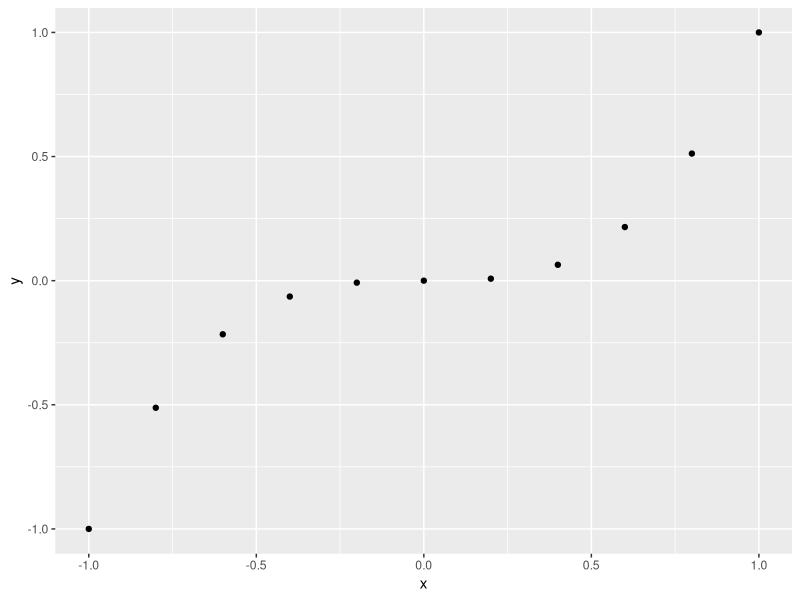
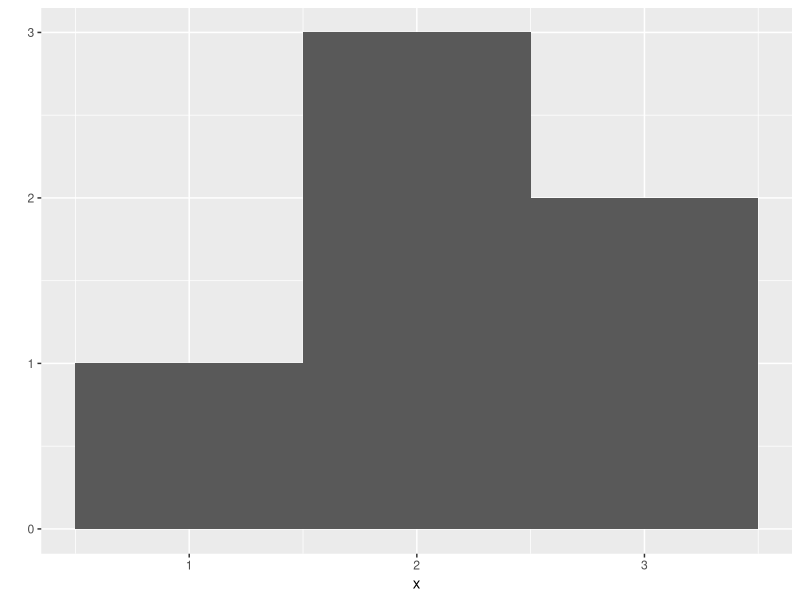
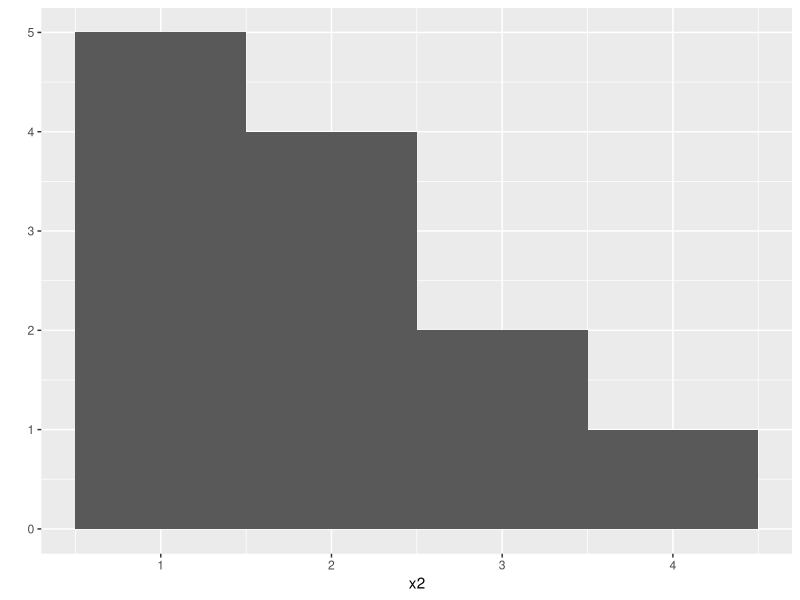
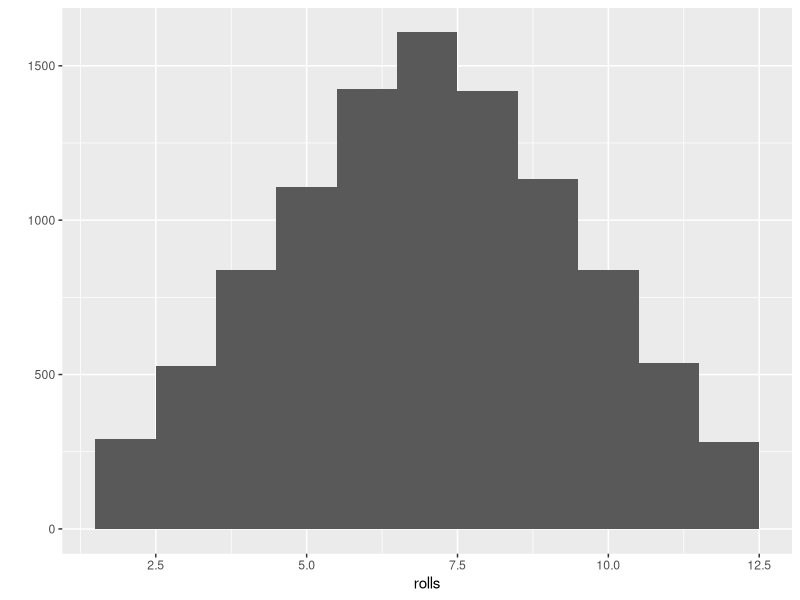
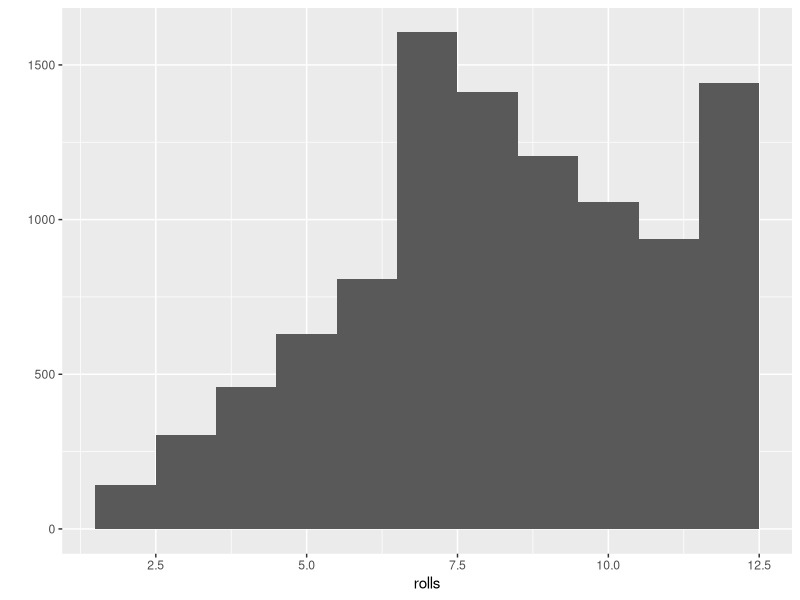

The R script that drew these images, in order:
## ---- chunk 1
knitr::opts_chunk$set(echo = TRUE)
## ---- chunk 2
library('ggplot2')
# Vetor 1
x <- c(-1, -0.8, -0.6, -0.4, -0.2, 0, 0.2, 0.4, 0.6, 0.8, 1)
# Vetor 2
y <- x^3

# qplot
qplot(x, y)
## ---- chunk 3
x <- c(1, 2, 2, 2, 3, 3)
qplot(x, binwidth = 1)
## ---- chunk 4

## ---- chunk 5
x2 <- c(1, 1, 1, 1, 1, 2, 2, 2, 2, 3, 3, 4)
qplot(x2, binwidth = 1)
## ---- chunk 6
roll <- function(bones = 1:6){
  dice <- sample(bones, size = 2, replace = T)
  sum(dice)
}
## ---- chunk 7
# Exemplo: repetir três vezes a soma 1 + 1
replicate(3, 1 + 1)

# Repetir o uso de nossa função roll 10x
replicate(10, roll())
## ---- chunk 8
rolls <- replicate(10000, roll())
# Gerar um histograma para ver suas frequências
qplot(rolls, binwidth = 1)
## ---- chunk 9
roll <- function(bones = 1:6){
  dice <- sample(bones, size = 2, replace = TRUE, prob = c(1/8, 1/8, 1/8, 1/8, 1/8, 3/8))
  sum(dice)
}

# Agora, utilizando a funçao replicate para lançar 10000x
rolls <- replicate(10000, roll())
qplot(rolls, binwidth = 1)
